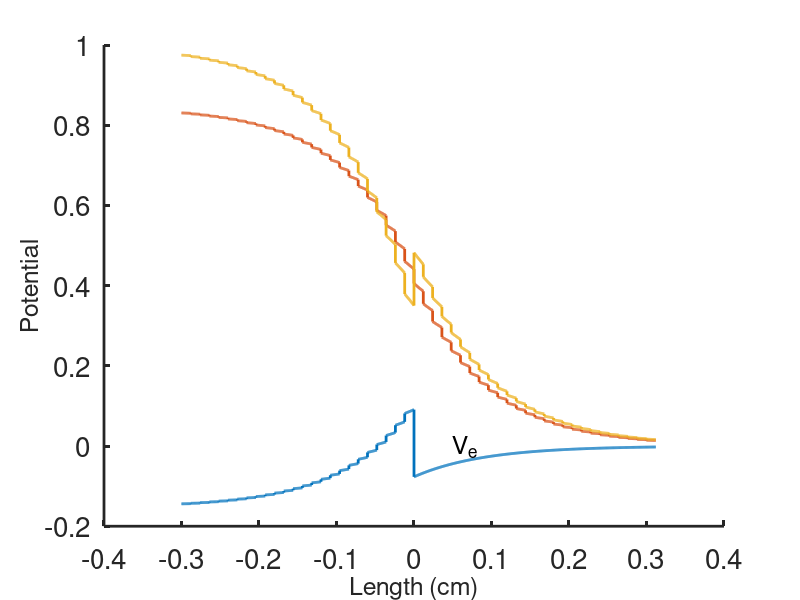
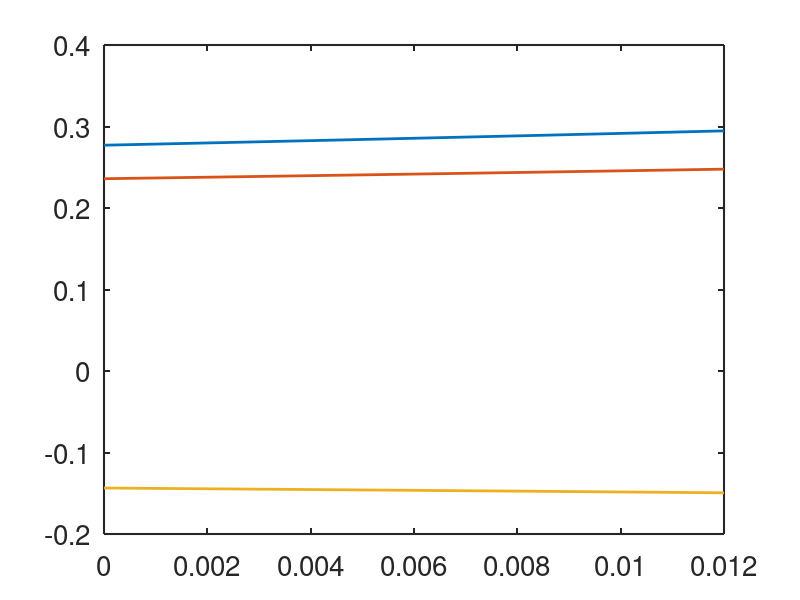

Here is the MATLAB script that generated these plots, in order:
%this  file calculates the potentials in a passive cardiac cable.

%The sawtooth potential
clear all
close all
clc
set(0,                           ...
   'defaultaxesfontsize', 20,   ...
   'defaultaxeslinewidth', 1.5, ...
   'defaultlinelinewidth', 2.0)

L = 0.012;
qi = 5.47e-3;
qe = 0.5 *qi;
Q = qi+qe;
sQ = sqrt(Q);
lambda = sQ/L;
lambda_g = 0.09;
mu = exp(-L/lambda_g)
m=mu;
ratc=qi/Q; 
E = exp(sQ);
LAM = 2*(mu-E)*(mu-1/E)/(mu*(E-1/E));

A=-E/(E^2*LAM + 2*E^2 - 4*E*m - LAM + 2)
 
B=A;
C= -(2*E^2*LAM*m^2 + 2*E^2*m^2*ratc - 2*E^2*LAM*m + 2*E^2*m^2 - 4*E*m^3 ...
    - 4*E*m^2*ratc - 4*E^2*m - 2*E^2*ratc + 8*E*m^2 - 2*LAM*m^2 ...
    + 2*m^2*ratc + 2*E^2 - 4*E*m + 4*E*ratc + 2*LAM*m + 2*m^2 - 4*m - 2*ratc + 2) ...
    /((E^2*LAM + 2*E^2 - 4*E*m - LAM + 2)*(m^2 - 2*m + 1))
 


x = [0:.05:1]*L;
% for positive n
phi = (mu-1/E)*exp(lambda*x) + (mu - E)*exp(-lambda*x);

Pk = 2*qe/Q*(mu-1/E)*(mu-E)/(mu-1);
phi_i = phi*qi/Q+Pk;
phi_e = -phi*qe/Q + Pk;

% for negative n

phin = (1/mu-1/E)*exp(lambda*x) + (1/mu - E)*exp(-lambda*x);

Pkn = 2*qe/Q*(1/mu-1/E)*(1/mu-E)/(1/mu-1);
phi_in =  (phin*qi/Q+Pkn);
phi_en = -(phin*qe/Q + Pkn);

Vi = [];
Ve = [];
y = [];

figure(4)
plot(x,phin,x,phi_in,x,phi_en)

for j =  -25:-1
Vi = [Vi,B*mu^(-j)*phi_in+1+C];
 Ve=[Ve,B*mu^(-j)*phi_en+C];
y=[y,j*L+x];
end



for j = 0:25
    Vi = [Vi,A*mu^j*phi_i];
    Ve = [Ve,A*mu^j*phi_e];
    y = [y,j*L+x];
end

figure(1)
plot(y,Ve,y,Vi,y,Vi-Ve,'linewidth',2);

xlabel('Length (cm)', 'fontsize',18)
ylabel('Potential', 'fontsize',18)
text(.05,0,'V_e','fontsize',18)
text(.05,-.8,'V_i','fontsize',18)
text(.05,-1.4,'V','fontsize',18)
 
set(gca,'linewidth',2.0)
box off
test=[y' Vi' Ve'];
save('test.dat','-ascii','test')
